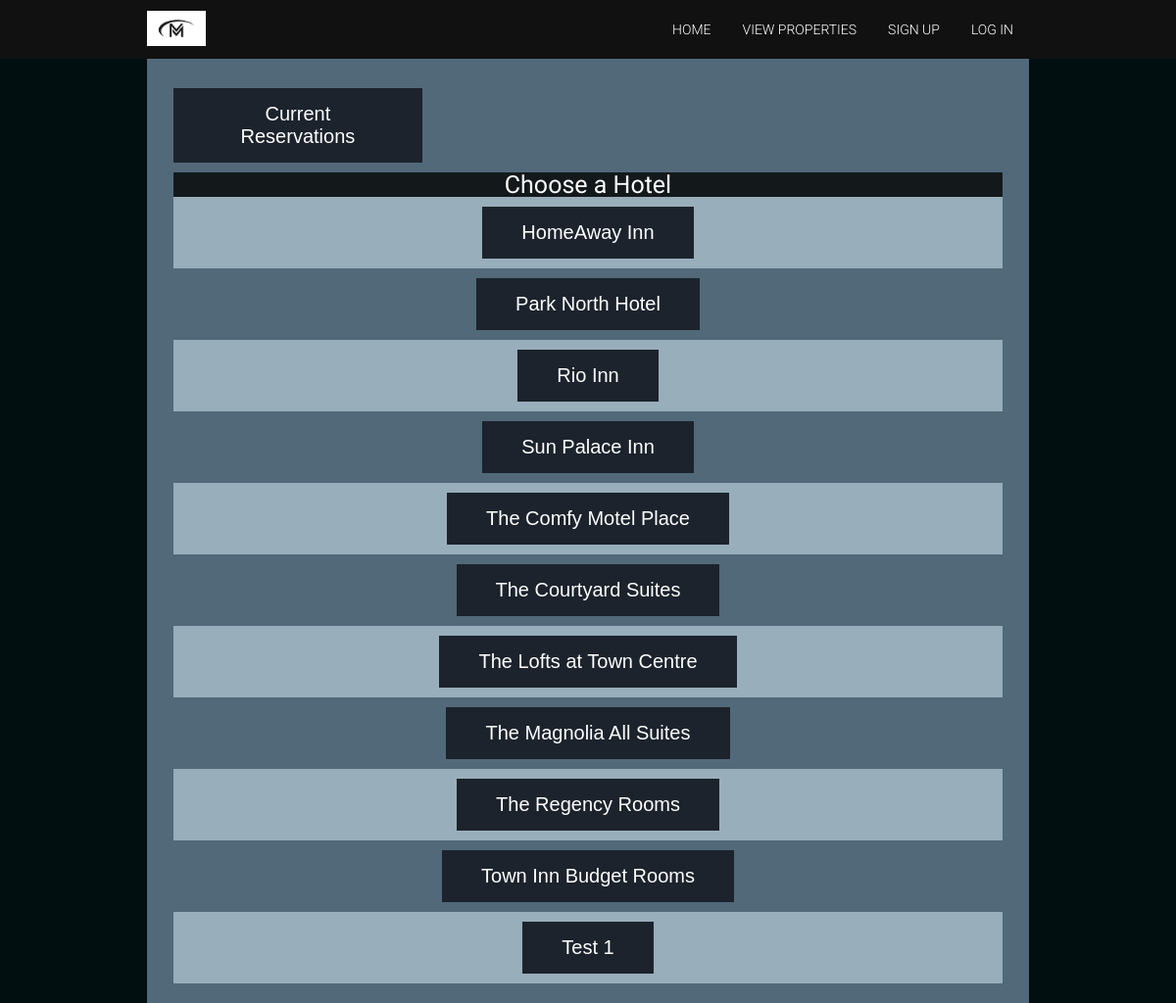
The page /reserve.php on the database as committed earlier.
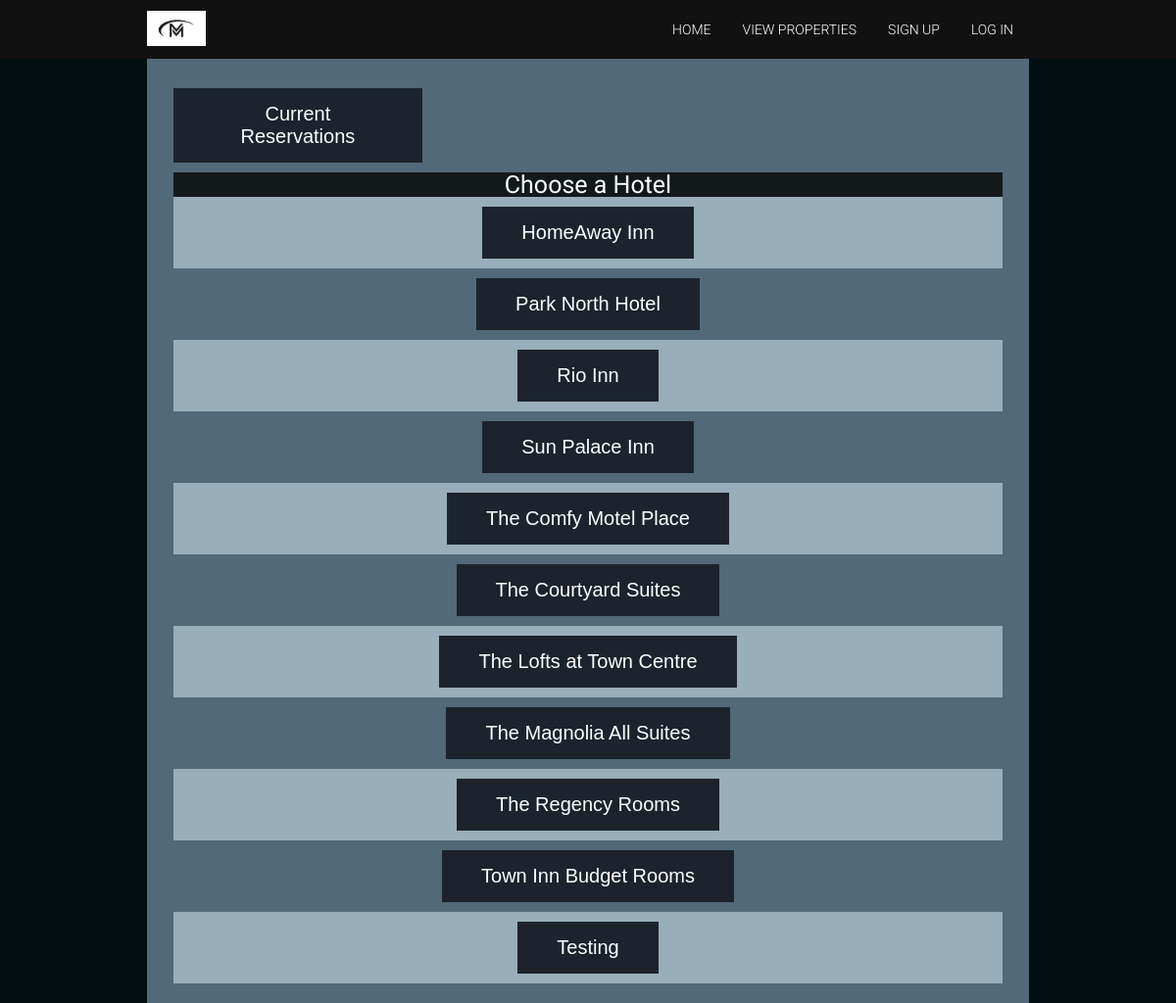
The same page on the database as committed later.
### tables this page shows
CREATE TABLE `hotels` (
  `hotelId` int(100) NOT NULL,
  `hotelName` varchar(50) NOT NULL,
  `numRoomS` int(100) NOT NULL,
  `numRoomQ` int(100) DEFAULT NULL,
  `numRoomK` int(100) DEFAULT NULL,
  `standardPrice` float NOT NULL,
  `queenPrice` float DEFAULT NULL,
  `kingPrice` float DEFAULT NULL,
  `weekendDiff` float NOT NULL
);

### reserve.php (the view, shortened to what this page needs)
<?php
  include_once 'includes/dbh.inc.php';
?>
<!DOCTYPE html>
<html lang="en" dir="ltr">
  <head>
    <link rel="stylesheet" href="css/reset.css">
    <link rel="stylesheet" href="css/style.css">
  </head>
  <body>
    <nav>
      <div class="wrapper">
        <a href="index.php"><img src="img/Miago Logo.jpg" width="1000px"alt="Miago logo"></a>
        <ul>
          <li><a href="index.php">Home</a></li>
          <li><a href="ViewProps.php">View Properties</a></li>
          <?php
            if (isset($_SESSION["useruid"]) && ($_SESSION["isAdmin"] == 0)) {
              echo "<li><a href='profile.php'>Profile Page</a></li>";
              echo "<li><a href='reserve.php'>Make a Reservation</a></li>";
              echo "<li><a href='logout.php'>Logout</a></li>";
            }
            else if(isset($_SESSION["useruid"]) && ($_SESSION["isAdmin"] == 1))
            {
              echo "<li><a href='adminProfile.php'>Admin Page</a></li>";
              echo "<li><a href='logout.php'>Logout</a></li>";
            }
            else {
              echo "<li><a href='userSignUp.php'>Sign up</a></li>";
              echo "<li><a href='userLogin.php'>Log in</a></li>";
            }
          ?>
        </ul>
      </div>
    </nav>
<div class="wrapper">
  <section class="signup-form">
    <form action="userReservations.php" method="post">
      <?php
      if($_SESSION["isAdmin"] != 1)
      {
        echo "<button type=submit class=button name=seeReserve>Current Reservations</button>";
      }
      ?>
    </form>
    <table>
    <tr>
      <th>Choose a Hotel</th>
    </tr>
        <?php
          $sql = "SELECT * FROM hotels";
          $result = $conn->query($sql);
          $submit = "submit";
          $buttonType = "button";
          $prop = "reserveProp.php";
          $post = "post";
          if($result-> num_rows > 0)
          {
            while($row = $result-> fetch_assoc())
            {
              echo "<form action=". $prop . " method=". $post . ">";
              echo "<tr><td><button type=" . $submit . " name=" . $row["hotelId"] . " class=" . $buttonType . ">" . $row["hotelName"] . "</button></td></tr>";
              echo "</form>";
            }
          }
          else
          {
            echo "0 results";
          }
        ?>
  </table>
</section>

Rows that differ between the two databases and show on the page:
removed hotels: hotelName "Test 1"
added hotels: hotelName "Testing"
